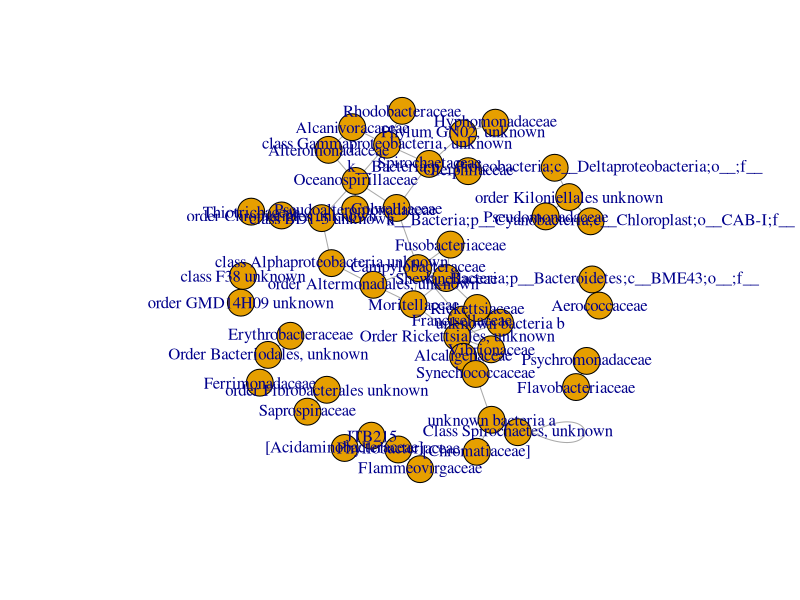
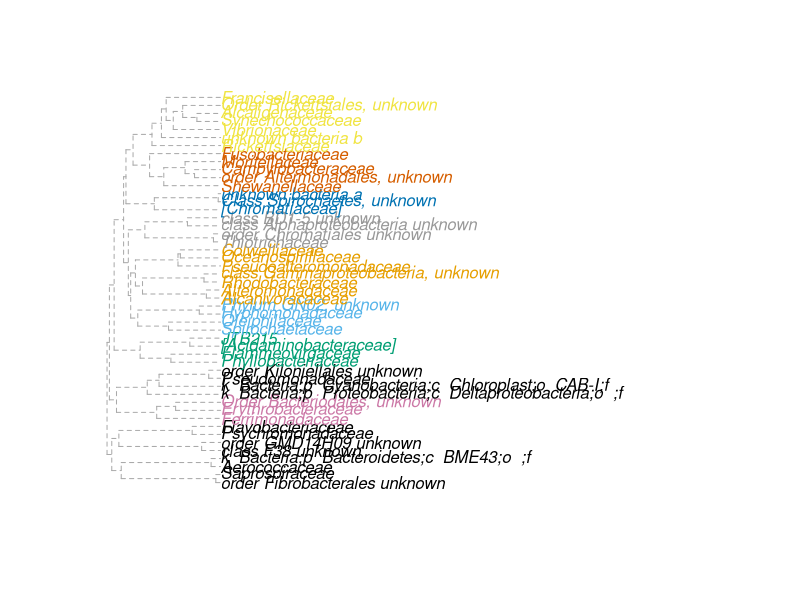
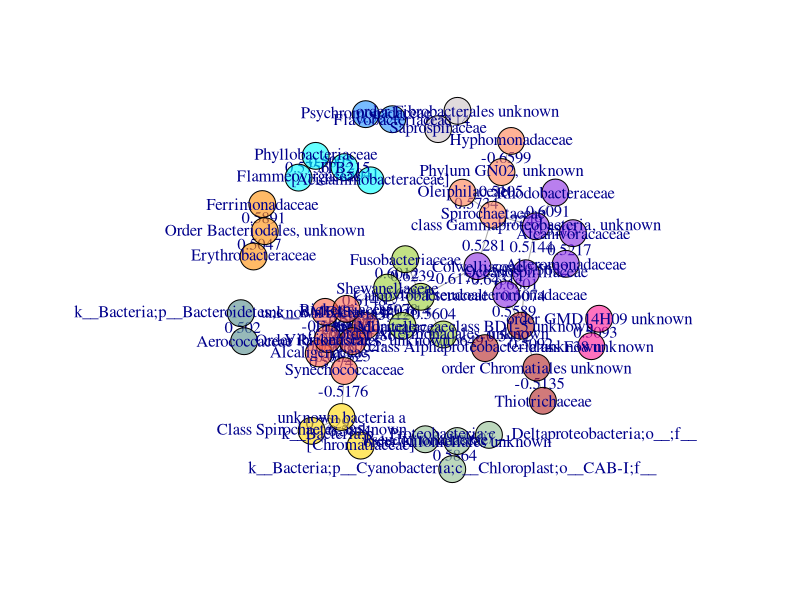
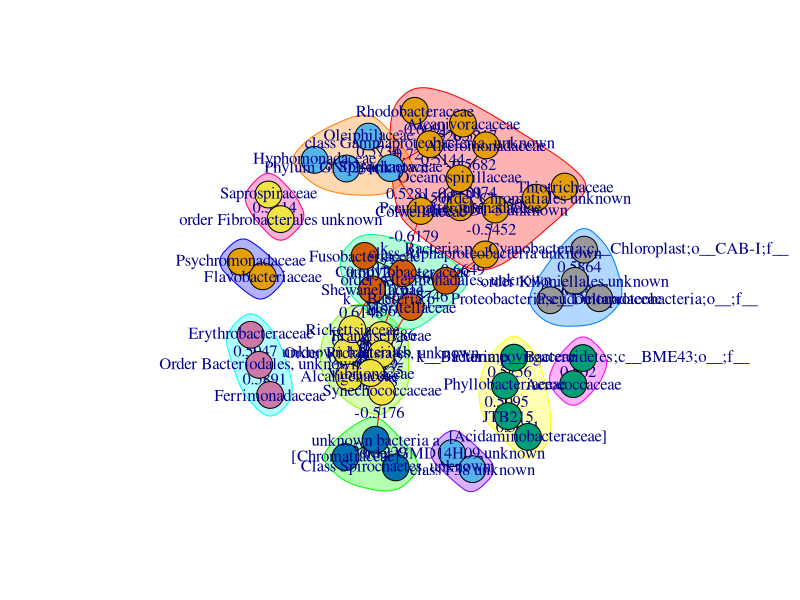

Here is the R script that generated these plots, in order:
library(igraph)
library(dplyr)
test<-read.csv("SH5.csv")
#get just differentially abundant ones
#make a new category if they are diff abundant (=1) or not (=0)
test$microbe1<-sub(".*f__", "", test$feature1) 
test$microbe2<-sub(".*f__", "", test$feature2)
test$microbe1<-ifelse(test$microbe1=="", test$feature1,test$microbe1)
test$microbe2<-ifelse(test$microbe2=="", test$feature2,test$microbe2)
test<-subset(test, r >= 0.5 | r <= (-0.5), select=3:5)
#data cleaning specific cases bc of the fucky classifier
test$microbe1<-ifelse(test$microbe1=="k__Bacteria;__;__;__;__", "unknown bacteria a", test$microbe1)

test$microbe2<-ifelse(test$microbe2=="k__Bacteria;__;__;__;__", "unknown bacteria a", test$microbe2)

test$microbe1<-ifelse(test$microbe1=="k__Bacteria;p__Spirochaetes;c__Spirochaetes;__;__","Class Spirochaetes, unknown" ,test$microbe1)

test$microbe2<-ifelse(test$microbe2=="k__Bacteria;p__Spirochaetes;c__Spirochaetes;__;__","Class Spirochaetes, unknown" ,test$microbe2)

test$microbe1<-ifelse(test$microbe1=="k__Bacteria;p__Spirochaetes;c__Spirochaetes;o__;f__","Class Spirochaetes, unknown" ,test$microbe1)
test$microbe2<-ifelse(test$microbe2=="k__Bacteria;p__Spirochaetes;c__Spirochaetes;o__;f__","Class Spirochaetes, unknown" ,test$microbe2)
#bacteriodales
test$microbe1<-ifelse(test$microbe1=="k__Bacteria;p__Bacteroidetes;c__Bacteroidia;o__Bacteroidales;f__","Order Bacteriodales, unknown" ,test$microbe1)
test$microbe2<-ifelse(test$microbe2=="k__Bacteria;p__Bacteroidetes;c__Bacteroidia;o__Bacteroidales;f__","Order Bacteriodales, unknown" ,test$microbe2)
#rickets
test$microbe1<-ifelse(test$microbe1=="k__Bacteria;p__Proteobacteria;c__Alphaproteobacteria;o__Rickettsiales;f__","Order Rickettsiales, unknown" ,test$microbe1)
test$microbe2<-ifelse(test$microbe2=="k__Bacteria;p__Proteobacteria;c__Alphaproteobacteria;o__Rickettsiales;f__","Order Rickettsiales, unknown" ,test$microbe2)
#unknown b
test$microbe1<-ifelse(test$microbe1=="k__Bacteria;p__;c__;o__;f__","unknown bacteria b", test$microbe1)
test$microbe2<-ifelse(test$microbe2=="k__Bacteria;p__;c__;o__;f__","unknown bacteria b", test$microbe2)

#	k__Bacteria;p__Proteobacteria;c__Gammaproteobacteria;__;__
test$microbe1<-ifelse(test$microbe1=="k__Bacteria;p__Proteobacteria;c__Gammaproteobacteria;__;__","class Gammaproteobacteria, unknown", test$microbe1)
test$microbe2<-ifelse(test$microbe2=="k__Bacteria;p__Proteobacteria;c__Gammaproteobacteria;__;__","class Gammaproteobacteria, unknown", test$microbe2)
#k__Bacteria;p__GN02;c__;o__;f__
test$microbe1<-ifelse(test$microbe1=="k__Bacteria;p__GN02;c__;o__;f__","Phylum GN02, unknown", test$microbe1)
test$microbe2<-ifelse(test$microbe2=="k__Bacteria;p__GN02;c__;o__;f__","Phylum GN02, unknown", test$microbe2)
#k__Bacteria;p__GN02;c__BD1-5;o__;f__
test$microbe1<-ifelse(test$microbe1=="k__Bacteria;p__GN02;c__BD1-5;o__;f__","class BD1-5 unknown", test$microbe1)
test$microbe2<-ifelse(test$microbe2=="k__Bacteria;p__GN02;c__BD1-5;o__;f__","class BD1-5 unknown", test$microbe2)
#k__Bacteria;p__Proteobacteria;c__Alphaproteobacteria;__;__
test$microbe1<-ifelse(test$microbe1=="k__Bacteria;p__Proteobacteria;c__Alphaproteobacteria;__;__","class Alphaproteobacteria unknown", test$microbe1)
test$microbe2<-ifelse(test$microbe2=="k__Bacteria;p__Proteobacteria;c__Alphaproteobacteria;__;__","class Alphaproteobacteria unknown", test$microbe2)
#k__Bacteria;p__Proteobacteria;c__Deltaproteobacteria;o__GMD14H09;f__
test$microbe1<-ifelse(test$microbe1=="k__Bacteria;p__Proteobacteria;c__Deltaproteobacteria;o__GMD14H09;f__","order GMD14H09 unknown", test$microbe1)
test$microbe2<-ifelse(test$microbe2=="k__Bacteria;p__Proteobacteria;c__Deltaproteobacteria;o__GMD14H09;f__","order GMD14H09 unknown", test$microbe2)
#k__Bacteria;p__Proteobacteria;c__Gammaproteobacteria;o__Alteromonadales;__
test$microbe1<-ifelse(test$microbe1=="k__Bacteria;p__Proteobacteria;c__Gammaproteobacteria;o__Alteromonadales;__","order Altermonadales, unknown", test$microbe1)
test$microbe2<-ifelse(test$microbe2=="k__Bacteria;p__Proteobacteria;c__Gammaproteobacteria;o__Alteromonadales;__","order Altermonadales, unknown",test$microbe2)
#k__Bacteria;p__Proteobacteria;c__Gammaproteobacteria;o__Chromatiales;f__
test$microbe1<-ifelse(test$microbe1=="k__Bacteria;p__Proteobacteria;c__Gammaproteobacteria;o__Chromatiales;f__","order Chromatiales unknown", test$microbe1)
test$microbe2<-ifelse(test$microbe2=="k__Bacteria;p__Proteobacteria;c__Gammaproteobacteria;o__Chromatiales;f__","order Chromatiales unknown",test$microbe2)
#k__Bacteria;p__TM6;c__F38;o__;f__
test$microbe1<-ifelse(test$microbe1=="k__Bacteria;p__TM6;c__F38;o__;f__","class F38 unknown", test$microbe1)
test$microbe2<-ifelse(test$microbe2=="k__Bacteria;p__TM6;c__F38;o__;f__","class F38 unknown",test$microbe2)
#k__Bacteria;p__Fibrobacteres;c__Fibrobacteria;o__Fibrobacterales;f__
test$microbe1<-ifelse(test$microbe1=="k__Bacteria;p__Fibrobacteres;c__Fibrobacteria;o__Fibrobacterales;f__","order Fibrobacterales unknown", test$microbe1)
test$microbe2<-ifelse(test$microbe2=="k__Bacteria;p__Fibrobacteres;c__Fibrobacteria;o__Fibrobacterales;f__","order Fibrobacterales unknown",test$microbe2)
#k__Bacteria;p__Proteobacteria;c__Alphaproteobacteria;o__Kiloniellales;f__
test$microbe1<-ifelse(test$microbe1=="k__Bacteria;p__Proteobacteria;c__Alphaproteobacteria;o__Kiloniellales;f__","order Kiloniellales unknown", test$microbe1)
test$microbe2<-ifelse(test$microbe2=="k__Bacteria;p__Proteobacteria;c__Alphaproteobacteria;o__Kiloniellales;f__","order Kiloniellales unknown",test$microbe2)
#k__Bacteria;p__Proteobacteria;c__Deltaproteobacteria;o__;f__
test$microbe1<-ifelse(test$microbe1=="k__Bacteria;p__Proteobacteria;c__Alphaproteobacteria;o__Kiloniellales;f__","order Kiloniellales unknown", test$microbe1)
test$microbe2<-ifelse(test$microbe2=="k__Bacteria;p__Proteobacteria;c__Alphaproteobacteria;o__Kiloniellales;f__","order Kiloniellales unknown",test$microbe2)

#cleaned edge list
#columns will be -1 and -2 from total number of variables, will change depending on how you filtered
test_edge<-test[c(2:3)]
test_graph<-graph.data.frame(test_edge, directed = FALSE)

plot(test_graph)
# quant measures of networks
# number of ties
degree(test_graph, mode="in")
centr_degree(test_graph, mode="in", normalized=T)
#Closeness (centrality based on distance to others in the graph)
#Inverse of the node’s average geodesic distance to others in the network.
closeness(test_graph, mode="all", weights=NA)
centr_clo(test_graph, mode="all", normalized=T)
#Betweenness (centrality based on a broker position connecting others)
#Number of geodesics that pass through the node or the edge.
betweenness(test_graph, directed=T, weights=NA)
edge_betweenness(test_graph, directed=T, weights=NA)
centr_betw(test_graph, directed=T, normalized=T)
mean_distance(test_graph, directed=F)
distances(test_graph) # with edge weights
distances(test_graph, weights=NA) # ignore weights
# (Newman-Girvan) community detection
ceb<-cluster_edge_betweenness(test_graph)
dendPlot(ceb, mode="auto")
class(ceb)
#amount of communities
length(ceb)
#who is in each
membership(ceb)
# measurement, high modularity= density within community, less connected xc communities
modularity(ceb)
#add variable telling which community theyre in, makes graphing that easier
#cfg<-cluster_optimal(test_graph)
#plot(cfg, test_graph)
V(test_graph)$community <- ceb$membership
#would need as many colors as communities
colrs <- adjustcolor( c("blue violet","coral","cyan", "tomato", "gold", "yellowgreen", "darkorange","firebrick","darkseagreen","dodgerblue","deeppink","darkslategray4","lavenderblush3","lightblue1","mediumpurple4","mediumspringgreen", "navajowhite","maroon","olivedrab3","saddlebrown","royalblue1", "seagreen1","tan1","snow2","wheat3", "turquoise2","palegoldenrod","red2","seagreen","gray50"), alpha=.6)
test_graph_simple<-simplify(
  test_graph,
  remove.multiple = TRUE,
  remove.loops = TRUE,
  edge.attr.comb = igraph_opt("edge.attr.comb")
)
plot(test_graph_simple, vertex.color=colrs[V(test_graph)$community],edge.label=test$r)
#edge.label=test$r
clp<-cluster_label_prop(test_graph_simple)
plot(clp,test_graph_simple,vertex.color=colrs[V(test_graph)$community],edge.label=test$r)


